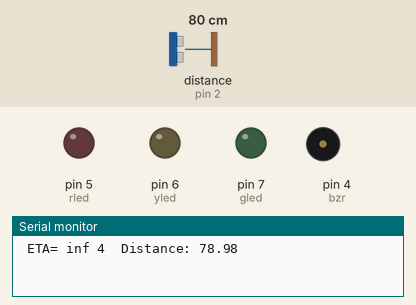
Bench run of a sketch on a simulated Arduino Uno, built with avr-gcc and run on an emulated ATmega328P. Shown: output pins drawn as LEDs (lit = HIGH), buzzer (waves = sounding), the last lines printed to the serial monitor. Wiring (inferred from the names in the program): ultrasonic range finder: trigger pin 3; echo pin 2. Dashed ring = blinking. The inputs (shaded band) are chosen by the test bench; at power-on: distance to the obstacle (sensor on pin 2) 80 cm. The echo pulse lasts 58.3 µs per cm; pins used as bus, display or sensor lines are not drawn.

Above: at 1.8 s.
1.9 s: distance to the obstacle (sensor on pin 2) set to 56 cm
4.9 s: distance to the obstacle (sensor on pin 2) set to 47 cm
7.9 s: distance to the obstacle (sensor on pin 2) set to 12 cm
10.9 s: distance to the obstacle (sensor on pin 2) set to 9 cm
13.9 s: distance to the obstacle (sensor on pin 2) set to 7 cm
16.9 s: distance to the obstacle (sensor on pin 2) set to 4 cm
At 17.9 s:
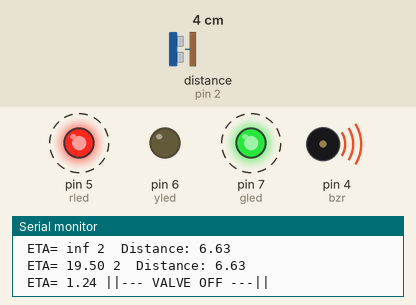
Timing chart, 0 to 20.9 s (numbered marks = the images above; inputs shaded):
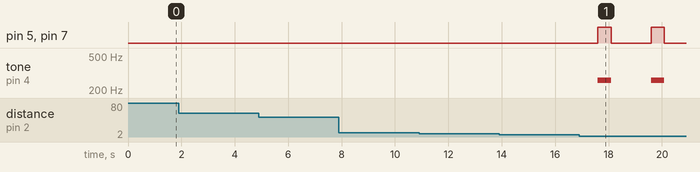

Measured:
- the behaviour switches between 6 and 5 cm on distance to the obstacle (sensor on pin 2) (found by bisection; images 0 and 1)
- after the input at 16.9 s, pin 5 (rled), pin 7 (gled): alternates HIGH for 0.50 s and LOW for 1.5 s, starting after 0.69 s; tone on pin 4 (bzr): alternates 261 Hz for 0.50 s and silent for 1.5 s, starting after 0.69 s

The sketch:

main.ino
```cpp
// defines pins numbers
const int usout = 3;
const int usin = 2;
const int bzr = 4;
const int rled = 5;
const int yled = 6;
const int gled = 7;


// defines variables
float d1=0;
float d=0;
float eta=0;

void setup() {
pinMode(usout, OUTPUT); // Sets the trigPin as an Output
pinMode(usin, INPUT); // Sets the echoPin as an Input
pinMode(bzr, OUTPUT);
pinMode(rled, OUTPUT);
pinMode(yled, OUTPUT);
pinMode(gled, OUTPUT);
Serial.begin(9600); // Starts the serial communication
}


void loop()
{
  	noTone(bzr);
  	digitalWrite(rled, LOW);
  	digitalWrite(yled, LOW);
  	digitalWrite(gled, LOW);

// Clears the trigPin
	digitalWrite(usout, LOW);
  	delayMicroseconds(2);
// Sets the trigPin on HIGH state for 10 micro seconds
	digitalWrite(usout, HIGH);
	delayMicroseconds(10);
	digitalWrite(usout, LOW);
	d1 = pulseIn(usin, HIGH)*0.034/2;

  	delay(1000);//giving a time gap of 1 sec

	digitalWrite(usout, HIGH);
	delayMicroseconds(10);
	digitalWrite(usout, LOW);
	d = pulseIn(usin, HIGH)*0.034/2;
  	eta=d/(d1-d);
  	Serial.print(" ETA= ");
  	Serial.print(eta);

	if (d <= 5)
    {
  		Serial.print(" ||--- VALVE OFF ---|| ");
      	//digitalWrite(bzr, HIGH);
      	delay(500);
      	tone(bzr,261);
  		digitalWrite(rled, HIGH);
      	digitalWrite(gled, HIGH);
  		delay(500);
      	Serial.print(" 1 ");
  		//digitalWrite(bzr, LOW);
  		//digitalWrite(led, LOW);
  		//delayMicroseconds(100);
	}
	if (d<=10 && d>=5)
    {
  		//digitalWrite(bzr, HIGH);
  		digitalWrite(rled, HIGH);
      	Serial.print(" 2 ");
  		//delayMicroseconds(2000);
  		//digitalWrite(bzr, LOW);
  		//digitalWrite(rled, LOW);
  		//delayMicroseconds(2000);
	}
	if (d<=50 && d>=10)
    {
  		//digitalWrite(bzr, HIGH);
  		digitalWrite(yled, HIGH);
      	Serial.print(" 3 ");
  		//delayMicroseconds(4000);
  		//digitalWrite(bzr, LOW);
  		//digitalWrite(yled, LOW);
  		//delayMicroseconds(4000);
	}
	if (d>50)
	{
  		//digitalWrite(bzr, LOW);
  		digitalWrite(gled, HIGH);
      	Serial.print(" 4 ");
  		//delayMicroseconds(100);
	}

// Prints the distance on the Serial Monitor
	Serial.print(" Distance: ");
	Serial.println(d);
}
```
